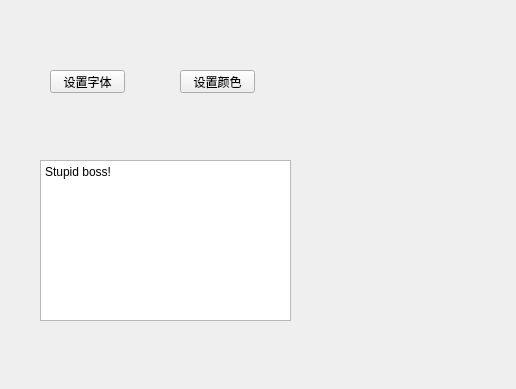
<?xml version="1.0" encoding="UTF-8"?>
<ui version="4.0">
 <class>Form</class>
 <widget class="QWidget" name="Form">
  <property name="geometry">
   <rect>
    <x>0</x>
    <y>0</y>
    <width>516</width>
    <height>389</height>
   </rect>
  </property>
  <property name="windowTitle">
   <string>Form</string>
  </property>
  <widget class="QPushButton" name="pushButton">
   <property name="geometry">
    <rect>
     <x>50</x>
     <y>70</y>
     <width>75</width>
     <height>23</height>
    </rect>
   </property>
   <property name="text">
    <string>设置字体</string>
   </property>
  </widget>
  <widget class="QPushButton" name="pushButton_2">
   <property name="geometry">
    <rect>
     <x>180</x>
     <y>70</y>
     <width>75</width>
     <height>23</height>
    </rect>
   </property>
   <property name="text">
    <string>设置颜色</string>
   </property>
  </widget>
  <widget class="QTextEdit" name="textEdit">
   <property name="geometry">
    <rect>
     <x>40</x>
     <y>160</y>
     <width>251</width>
     <height>161</height>
    </rect>
   </property>
   <property name="html">
    <string>&lt;!DOCTYPE HTML PUBLIC &quot;-//W3C//DTD HTML 4.0//EN&quot; &quot;http://www.w3.org/TR/REC-html40/strict.dtd&quot;&gt;
&lt;html&gt;&lt;head&gt;&lt;meta name=&quot;qrichtext&quot; content=&quot;1&quot; /&gt;&lt;style type=&quot;text/css&quot;&gt;
p, li { white-space: pre-wrap; }
&lt;/style&gt;&lt;/head&gt;&lt;body style=&quot; font-family:'SimSun'; font-size:9pt; font-weight:400; font-style:normal;&quot;&gt;
&lt;p style=&quot; margin-top:0px; margin-bottom:0px; margin-left:0px; margin-right:0px; -qt-block-indent:0; text-indent:0px;&quot;&gt;Stupid boss! &lt;/p&gt;&lt;/body&gt;&lt;/html&gt;</string>
   </property>
  </widget>
 </widget>
 <resources/>
 <connections/>
</ui>
